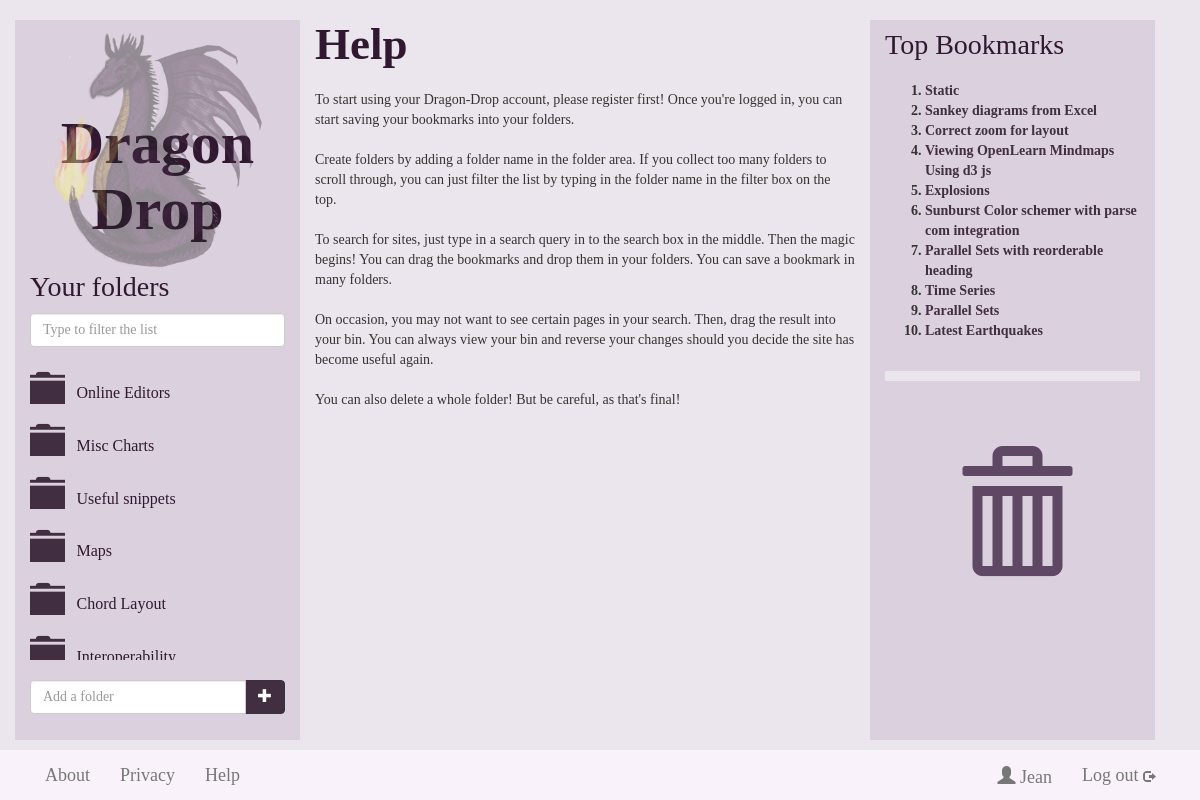
The page /help (signed in) on the database as committed earlier.
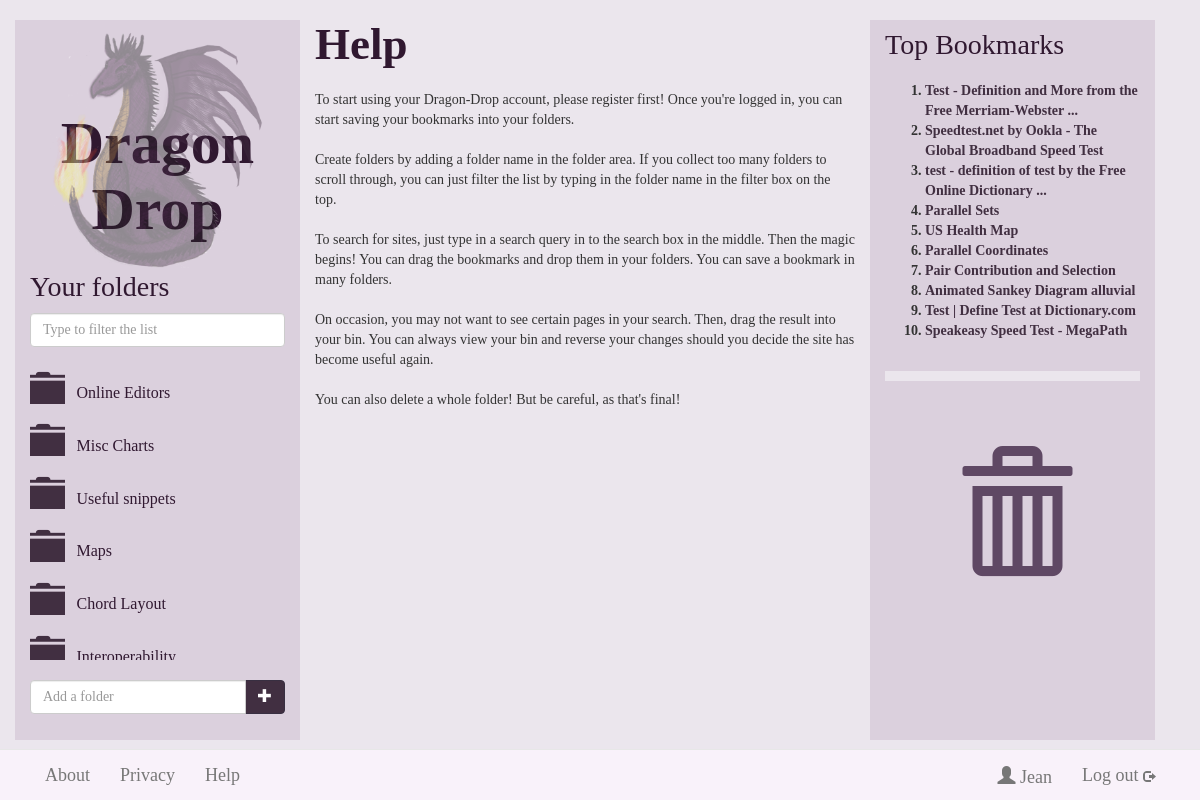
The same page on the database as committed later.
### dragondrop/models.py (models this page shows, shortened)
class Folder(models.Model):
    foldername = models.CharField(max_length=128, null=False)
    fusername_fk = models.ForeignKey(User)
    def __unicode__(self):
        return self.foldername

class Bookmark(models.Model):
    url = models.URLField(unique=True)
    btitle = models.CharField(max_length=128, null=True, unique=False)
    bdescr = models.CharField(max_length=1024, null=True, unique=False)
    fname = models.ManyToManyField(Folder, through='BookmarkToFolder')
    saved_times = models.IntegerField(default=0)
    def niceName(self):
        return self.btitle or self.url

### dragondrop/views.py (the view)
# urls.py: url(r'^help', views.help, name='help'),
def help(request):
    context = RequestContext(request)
    context_dict = bookmarksFoldersUsers(request)
    return render_to_response('help.html', context_dict, context)

### dragondrop/views.py (called while the page is built)
def getFolderList(current_user, current_folder_name, use_lighter_colour=False):
     try:
          folders = current_user.folder_set.all()
          for folder in folders:
              if folder.foldername == current_folder_name:
                  folder.url = None
                  folder.glyphicon_name = "glyphicon-folder-open"
                  if use_lighter_colour: folder.glyphicon_name += " keep-folder-open"
              else:
                  folder.glyphicon_name = "glyphicon-folder-close"
                  if use_lighter_colour: folder.glyphicon_name += " lighter-colour"
                  folder.url = encode_url(folder.foldername)
          return folders
     except User.DoesNotExist:
          return None

def encode_url(str):
    return str.replace(' ', '_')

def topten(request):
     topbookmark = Bookmark.objects.order_by('-saved_times')[:10]
     return topbookmark

### templates/help.html (shortened to what this page needs)
{% extends 'base.html' %}
	{% block middle_column %}
	<h3 class="general">Help</h3>
		To start using your Dragon-Drop account, please register first! Once you're logged in, you can start saving your bookmarks into your folders.
		<br />
		<br />
		Create folders by adding a folder name in the folder area. If you collect too many folders to scroll through, you can just filter the list by typing in the folder name in the
		filter box on the top.
		<br />
		<br />
		To search for sites, just type in a search query in to the search box in the middle. Then the magic begins! You can drag the bookmarks and drop them in your folders. You can save a bookmark in many folders.
		<br />
		<br />
		On occasion, you may not want to see certain pages in your search. Then, drag the result into your bin. You can always view your bin and reverse your changes should you decide the site has become useful again.
		<br />
		<br />
		You can also delete a whole folder! But be careful, as that's final!
	{% endblock %}

### templates/base.html (shortened to what the changed rows need)
<!DOCTYPE html>
{% load static %}
<html lang="en">
  <head>
    <link rel="stylesheet" href="{% static "css/bootstrap.css" %}" />
    <link rel="stylesheet" href="{% static "css/general-dragon.css" %}" />
    <link rel="stylesheet" href="{% static "css/jquery-ui-1.10.4.custom.css" %}" />
  </head>
	<body>
		<div class="container">
			<div class="row">
				<div class="col-md-3" id="folder-box">
					{% block left_column %}
					<h1 class="header"><a alt="Dragon Drop">Dragon Drop</a></h1>
                    <div class="row" id="scrollable">
                        <div >
                                <div class="row" id="folder-list">
                                    {% if folders %}
                                        {% for folder in folders %}
                                        <div class="col-md-12 droppable">
                                                {% if folder.url %}
                                                <a href="/{{folder.url}}/">
                                                    <span class="glyphicon {{folder.glyphicon_name|default:"glyphicon-folder-close"}} dd-folder-icon"></span>
                                                    <span class="folder-name">{{ folder }}</span>
                                                </a>
                                                {% else %}
                                                  <span class="glyphicon {{folder.glyphicon_name|default:"glyphicon-folder-close"}} dd-folder-icon"></span>
                                                  <span class="folder-name">{{ folder }}</span>
                                                {% endif %}
                                        </div>
                                        {% endfor %}
                                    {% endif %}
                                </div>
                        </div>
				</div>
					{% endblock %}
				</div>
				<div class="col-md-3 ">
					{% block right_column_bin_bookmarks %}
						<div class="top-bookmarks">
								{% if bookmarklist %}
									<ol>
										{% for bookmark in bookmarklist %}
									<li><a href="{{ bookmark.url }}" target="_blank">{{ bookmark.niceName}}</a></li>
										{% endfor %}
									</ol>
								{% endif %}
						</div>
					{% endblock %}
				</div>
			</div>
		</div>
  </body>
</html>

Rows that differ between the two databases and show on the page:
no longer on this page (row unchanged): Bookmark: niceName "Static"
no longer on this page (row unchanged): Bookmark: niceName "Sankey diagrams from Excel"
no longer on this page (row unchanged): Bookmark: niceName "Correct zoom for layout"
no longer on this page (row unchanged): Bookmark: niceName "Viewing OpenLearn Mindmaps Using d3 js"
no longer on this page (row unchanged): Bookmark: niceName "Explosions"
no longer on this page (row unchanged): Bookmark: niceName "Sunburst Color schemer with parse com integration"
no longer on this page (row unchanged): Bookmark: niceName "Parallel Sets with reorderable heading"
no longer on this page (row unchanged): Bookmark: niceName "Time Series"
no longer on this page (row unchanged): Bookmark: niceName "Latest Earthquakes"
added Bookmark: niceName "Test - Definition and More from the Free Merriam-Webster ..."
added Bookmark: niceName "Speedtest.net by Ookla - The Global Broadband Speed Test"
added Bookmark: niceName "test - definition of test by the Free Online Dictionary ..."
now on this page (row edited): Bookmark: niceName "US Health Map"
now on this page (row edited): Bookmark: niceName "Parallel Coordinates"
now on this page (row edited): Bookmark: niceName "Pair Contribution and Selection"
now on this page (row edited): Bookmark: niceName "Animated Sankey Diagram alluvial"
added Bookmark: niceName "Test | Define Test at Dictionary.com"
added Bookmark: niceName "Speakeasy Speed Test - MegaPath"
